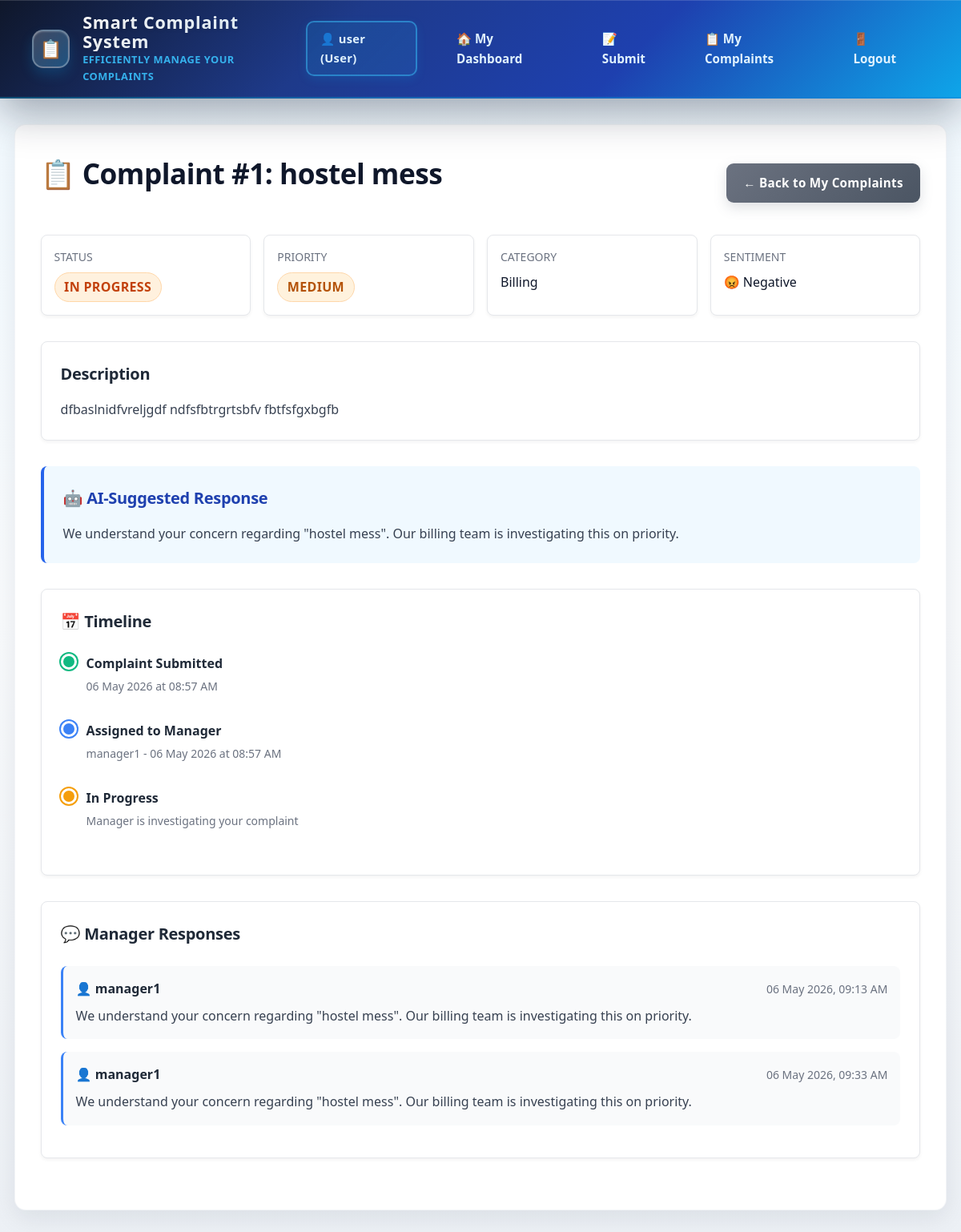
The app's page /user/complaint/1 (signed in) with its own data.
### models.py (models this page shows, shortened)
class User(UserMixin, db.Model):
    __tablename__ = 'users'
    id = db.Column(db.Integer, primary_key=True)
    username = db.Column(db.String(80), unique=True, nullable=False)
    email = db.Column(db.String(120), unique=True, nullable=False)
    password_hash = db.Column(db.String(255), nullable=False)
    role = db.Column(db.String(20), default='user', nullable=False)
    is_active = db.Column(db.Boolean, default=True, nullable=False)
    created_at = db.Column(db.DateTime, default=datetime.utcnow)
    complaints_submitted = db.relationship(
        'Complaint',
        foreign_keys='Complaint.user_id',
        backref='author',
        lazy=True,
        cascade='all, delete-orphan'
    )
    responses_written = db.relationship(
        'Response',
        foreign_keys='Response.author_id',
        backref='response_author',
        lazy=True,
        cascade='all, delete-orphan'
    )
    assigned_complaints = db.relationship(
        'Complaint',
        foreign_keys='Complaint.assigned_to',
        backref='manager',
        lazy=True
    )

class Complaint(db.Model):
    __tablename__ = 'complaints'
    id = db.Column(db.Integer, primary_key=True)
    user_id = db.Column(db.Integer, db.ForeignKey('users.id'), nullable=False)
    title = db.Column(db.String(200), nullable=False)
    description = db.Column(db.Text, nullable=False)
    category = db.Column(db.String(50), default='General')
    priority = db.Column(db.String(20), default='medium')
    sentiment = db.Column(db.String(20), default='neutral')
    status = db.Column(db.String(20), default='open')
    ai_response = db.Column(db.Text, default='')
    internal_notes = db.Column(db.Text, nullable=True)
    assigned_to = db.Column(db.Integer, db.ForeignKey('users.id'), nullable=True)
    created_at = db.Column(db.DateTime, default=datetime.utcnow)
    resolved_at = db.Column(db.DateTime, nullable=True)
    rating = db.Column(db.Integer, nullable=True)
    responses = db.relationship('Response', backref='complaint', lazy=True, cascade='all, delete-orphan')

class Response(db.Model):
    __tablename__ = 'responses'
    id = db.Column(db.Integer, primary_key=True)
    complaint_id = db.Column(db.Integer, db.ForeignKey('complaints.id'), nullable=False)
    author_id = db.Column(db.Integer, db.ForeignKey('users.id'), nullable=False)
    message = db.Column(db.Text, nullable=False)
    created_at = db.Column(db.DateTime, default=datetime.utcnow)

### app.py (the view)
@app.route('/user/complaint/<int:complaint_id>')
@login_required
def view_complaint(complaint_id):
    complaint = Complaint.query.get_or_404(complaint_id)
    if complaint.user_id != current_user.id:
        flash('❌ Unauthorized!', 'error')
        return redirect(url_for('my_complaints'))
    return render_template('user/complaint_detail.html', complaint=complaint)

### app.py (called while the page is built)
@login_manager.user_loader
def load_user(user_id):
    return User.query.get(int(user_id))

### templates/user/complaint_detail.html (shortened to what this page needs)
{% extends "base.html" %}
{% block content %}
<div class="content">
  <div style="display: flex; justify-content: space-between; align-items: center; margin-bottom: 1.5rem;">
    <h1>📋 Complaint #{{ complaint.id }}: {{ complaint.title }}</h1>
    <a href="{{ url_for('my_complaints') }}" class="btn btn-secondary">← Back to My Complaints</a>
  </div>
  <div style="display: grid; grid-template-columns: repeat(auto-fit, minmax(200px, 1fr)); gap: 1rem; margin-bottom: 2rem;">
    <div style="background: white; border-radius: 8px; padding: 1rem; border: 1px solid #e5e7eb; box-shadow: 0 2px 4px rgba(0,0,0,0.05);">
      <p style="color: #6b7280; font-size: 0.875rem; margin: 0 0 0.5rem 0; text-transform: uppercase;">Status</p>
      <span class="status-badge status-{{ complaint.status }}" style="font-size: 1rem;">{{ complaint.status.replace('_', ' ').title() }}</span>
    </div>
    <div style="background: white; border-radius: 8px; padding: 1rem; border: 1px solid #e5e7eb; box-shadow: 0 2px 4px rgba(0,0,0,0.05);">
      <p style="color: #6b7280; font-size: 0.875rem; margin: 0 0 0.5rem 0; text-transform: uppercase;">Priority</p>
      <span class="priority-badge priority-{{ complaint.priority }}" style="font-size: 1rem;">{{ complaint.priority.replace('_', ' ').title() }}</span>
    </div>
    <div style="background: white; border-radius: 8px; padding: 1rem; border: 1px solid #e5e7eb; box-shadow: 0 2px 4px rgba(0,0,0,0.05);">
      <p style="color: #6b7280; font-size: 0.875rem; margin: 0 0 0.5rem 0; text-transform: uppercase;">Category</p>
      <p style="margin: 0; font-weight: 500;">{{ complaint.category }}</p>
    </div>
    <div style="background: white; border-radius: 8px; padding: 1rem; border: 1px solid #e5e7eb; box-shadow: 0 2px 4px rgba(0,0,0,0.05);">
      <p style="color: #6b7280; font-size: 0.875rem; margin: 0 0 0.5rem 0; text-transform: uppercase;">Sentiment</p>
      <p style="margin: 0; font-weight: 500;">
        {% if complaint.sentiment == 'positive' %}
          😊 Positive
        {% elif complaint.sentiment == 'negative' %}
          😡 Negative
        {% else %}
          😐 Neutral
        {% endif %}
      </p>
    </div>
  </div>
  <div style="background: white; border-radius: 8px; padding: 1.5rem; border: 1px solid #e5e7eb; box-shadow: 0 2px 4px rgba(0,0,0,0.05); margin-bottom: 2rem;">
    <h2 style="margin-top: 0; margin-bottom: 1rem; font-size: 1.25rem; color: #1f2937;">Description</h2>
    <p style="color: #374151; line-height: 1.6; margin: 0;">{{ complaint.description }}</p>
  </div>
  {% if complaint.ai_response %}
  <div style="background: #f0f9ff; border-radius: 8px; padding: 1.5rem; border-left: 4px solid #2563eb; margin-bottom: 2rem;">
    <h2 style="margin-top: 0; margin-bottom: 1rem; font-size: 1.25rem; color: #1e40af;">🤖 AI-Suggested Response</h2>
    <p style="color: #374151; line-height: 1.6; margin: 0;">{{ complaint.ai_response }}</p>
  </div>
  {% endif %}
  <div style="background: white; border-radius: 8px; padding: 1.5rem; border: 1px solid #e5e7eb; box-shadow: 0 2px 4px rgba(0,0,0,0.05); margin-bottom: 2rem;">
    <h2 style="margin-top: 0; margin-bottom: 1.5rem; font-size: 1.25rem; color: #1f2937;">📅 Timeline</h2>
    <div style="position: relative; padding-left: 2rem;">
      <div style="position: relative; margin-bottom: 2rem;">
        <div style="position: absolute; left: -2rem; top: 0; width: 1.25rem; height: 1.25rem; background: #10b981; border-radius: 50%; border: 3px solid white; box-shadow: 0 0 0 2px #10b981;"></div>
        <div>
          <p style="margin: 0; font-weight: 600; color: #1f2937;">Complaint Submitted</p>
          <p style="margin: 0.25rem 0 0 0; font-size: 0.875rem; color: #6b7280;">{{ complaint.created_at.strftime('%d %B %Y at %I:%M %p') }}</p>
        </div>
      </div>
      {% if complaint.assigned_to %}
      <div style="position: relative; margin-bottom: 2rem;">
        <div style="position: absolute; left: -2rem; top: 0; width: 1.25rem; height: 1.25rem; background: #3b82f6; border-radius: 50%; border: 3px solid white; box-shadow: 0 0 0 2px #3b82f6;"></div>
        <div>
          <p style="margin: 0; font-weight: 600; color: #1f2937;">Assigned to Manager</p>
          <p style="margin: 0.25rem 0 0 0; font-size: 0.875rem; color: #6b7280;">{{ complaint.manager.username }} - {{ complaint.created_at.strftime('%d %B %Y at %I:%M %p') }}</p>
        </div>
      </div>
      {% endif %}
      {% if complaint.status == 'in_progress' %}
      <div style="position: relative; margin-bottom: 2rem;">
        <div style="position: absolute; left: -2rem; top: 0; width: 1.25rem; height: 1.25rem; background: #f59e0b; border-radius: 50%; border: 3px solid white; box-shadow: 0 0 0 2px #f59e0b;"></div>
        <div>
          <p style="margin: 0; font-weight: 600; color: #1f2937;">In Progress</p>
          <p style="margin: 0.25rem 0 0 0; font-size: 0.875rem; color: #6b7280;">Manager is investigating your complaint</p>
        </div>
      </div>
      {% endif %}
    </div>
  </div>
  {% if complaint.responses %}
  <div style="background: white; border-radius: 8px; padding: 1.5rem; border: 1px solid #e5e7eb; box-shadow: 0 2px 4px rgba(0,0,0,0.05); margin-bottom: 2rem;">
    <h2 style="margin-top: 0; margin-bottom: 1.5rem; font-size: 1.25rem; color: #1f2937;">💬 Manager Responses</h2>
    {% for response in complaint.responses %}
    <div style="background: #f9fafb; border-radius: 8px; padding: 1rem; margin-bottom: 1rem; border-left: 3px solid #3b82f6;">
      <div style="display: flex; justify-content: space-between; align-items: center; margin-bottom: 0.5rem;">
        <p style="margin: 0; font-weight: 600; color: #1f2937;">👤 {{ response.response_author.username }}</p>
        <p style="margin: 0; font-size: 0.875rem; color: #6b7280;">{{ response.created_at.strftime('%d %b %Y, %I:%M %p') }}</p>
      </div>
      <p style="margin: 0; color: #374151; line-height: 1.6;">{{ response.message }}</p>
    </div>
    {% endfor %}
  </div>
  {% else %}
  <div style="background: #fef3c7; border-radius: 8px; padding: 1rem; border-left: 3px solid #f59e0b; margin-bottom: 2rem;">
    <p style="margin: 0; color: #92400e;"><strong>ℹ️ Info:</strong> No manager responses yet. Your manager will respond soon.</p>
  </div>
  {% endif %}
</div>
{% endblock %}

### templates/base.html (shortened to what this page needs)
<!doctype html>
<html lang="en">
  <head>
  </head>
  <body>
    {% if current_user.is_authenticated %}
    <nav class="navbar">
      <div class="brand">
        <div class="brand-logo">📋</div>
        <div class="brand-text">
          <h1>Smart Complaint System</h1>
          <small>Efficiently manage your complaints</small>
        </div>
      </div>
      <div class="navbar-links">
        <span class="user-info"
          >👤 {{ current_user.username }} ({{ current_user.role.title()
          }})</span
        >
        {% if current_user.role == 'admin' %}
        <a href="{{ url_for('admin_dashboard') }}">📊 Admin Dashboard</a>
        <a href="{{ url_for('admin_users') }}">👥 Users</a>
        <a href="{{ url_for('admin_database') }}">📊 Database</a>
        <a href="{{ url_for('admin_assignments') }}">Assignment Manager</a>
        {% elif current_user.role == 'manager' %}
        <a href="{{ url_for('manager_dashboard') }}">📋 Queue</a>
        <a href="{{ url_for('manager_team') }}">Team Overview</a>
        {% else %}
        <a href="{{ url_for('user_dashboard') }}">🏠 My Dashboard</a>
        <a href="{{ url_for('submit_complaint') }}">📝 Submit</a>
        <a href="{{ url_for('my_complaints') }}">📋 My Complaints</a>
        {% endif %}
        <a href="{{ url_for('logout') }}">🚪 Logout</a>
      </div>
    </nav>
    {% endif %}
    <div class="container">
      {% block content %}{% endblock %}
    </div>
  </body>
</html>

### templates/base.html (style rules this page uses)
:root { --primary: #1e3a8a; --primary-dark: #1e40af; --accent: #0ea5e9; --accent-light: #38bdf8; --success: #10b981; --warning: #f59e0b; --danger: #ef4444; --muted: #64748b; --surface: #ffffff; --surface-soft: #f8fafc; --border: #e2e8f0; --text-dark: #0f172a; --text-muted: #475569; }
* { margin: 0; padding: 0; box-sizing: border-box; }
body { font-family: "Segoe UI", Tahoma, Geneva, Verdana, sans-serif; background: linear-gradient( 180deg, #f0f9ff 0%, #f8fafc 50%, #ecf0f5 100% ); color: var(--text-dark); line-height: 1.6; }
.navbar { background: linear-gradient( 135deg, #0f172a 0%, #1e3a8a 35%, #1e40af 65%, #0ea5e9 100% ); color: white; padding: 1rem 2.5rem; display: flex; justify-content: space-between; align-items: center; box-shadow: 0 20px 50px rgba(15, 23, 42, 0.35), inset 0 1px 0 rgba(255, 255, 255, 0.15); position: sticky; top: 0; z-index: 100; border-bottom: 2px solid rgba(14, 165, 233, 0.4); backdrop-filter: blur(8px); }
.brand { display: flex; align-items: center; gap: 1rem; cursor: pointer; transition: transform 0.25s ease; }
.brand-logo { width: 48px; height: 48px; border-radius: 14px; background: linear-gradient( 135deg, rgba(255, 255, 255, 0.2), rgba(56, 189, 248, 0.3) ); border: 2px solid rgba(255, 255, 255, 0.3); display: grid; place-items: center; font-size: 1.4rem; box-shadow: 0 8px 16px rgba(14, 165, 233, 0.2), inset 0 1px 2px rgba(255, 255, 255, 0.2); transition: all 0.3s ease; }
.brand-text h1 { font-size: 1.35rem; font-weight: 800; letter-spacing: 0.8px; line-height: 1.1; margin: 0; background: linear-gradient(135deg, #ffffff 0%, #e0f2fe 100%); -webkit-background-clip: text; -webkit-text-fill-color: transparent; background-clip: text; text-shadow: 0 2px 4px rgba(0, 0, 0, 0.1); }
.brand-text small { display: block; font-size: 0.8rem; opacity: 0.92; font-weight: 600; letter-spacing: 0.5px; color: #38bdf8; text-transform: uppercase; margin-top: 0.05rem; }
.navbar-links { display: flex; gap: 0.8rem; align-items: center; }
.navbar a { color: #e0f2fe; text-decoration: none; padding: 0.65rem 1.2rem; border-radius: 10px; transition: all 0.25s ease; font-weight: 700; font-size: 0.95rem; border: 1.5px solid transparent; position: relative; overflow: hidden; }
.navbar a::before { content: ""; position: absolute; inset: 0; background: linear-gradient( 135deg, rgba(255, 255, 255, 0.15), rgba(56, 189, 248, 0.2) ); opacity: 0; transition: opacity 0.25s ease; border-radius: 10px; }
.navbar .user-info { color: #e0f2fe; font-size: 0.92rem; margin-right: 1rem; padding: 0.55rem 1rem; border-radius: 10px; border: 2px solid rgba(56, 189, 248, 0.5); background: linear-gradient( 135deg, rgba(14, 165, 233, 0.15), rgba(56, 189, 248, 0.1) ); font-weight: 700; letter-spacing: 0.3px; box-shadow: 0 4px 12px rgba(14, 165, 233, 0.15); }
.container { max-width: 1200px; margin: 0 auto; padding: 2rem 1.1rem; }
.btn { display: inline-block; padding: 0.78rem 1.35rem; background: linear-gradient( 135deg, var(--primary), var(--primary-dark) ); color: white; border: none; border-radius: 9px; font-size: 0.95rem; font-weight: 700; cursor: pointer; text-decoration: none; transition: all 0.25s ease; text-align: center; box-shadow: 0 6px 16px rgba(30, 58, 138, 0.25); letter-spacing: 0.3px; }
.btn-secondary { background: linear-gradient(135deg, #6b7280, #4b5563); box-shadow: 0 6px 16px rgba(107, 114, 128, 0.22); }
.content { background: var(--surface); padding: 2rem; border-radius: 14px; border: 1px solid rgba(148, 163, 184, 0.12); box-shadow: 0 10px 30px rgba(15, 23, 42, 0.08); transition: transform 0.25s ease, box-shadow 0.25s ease; }
.status-badge, .priority-badge { display: inline-block; padding: 0.3rem 0.72rem; border-radius: 999px; font-size: 0.74rem; letter-spacing: 0.02em; font-weight: 700; border: 1px solid transparent; text-transform: uppercase; }
.status-in_progress { background: #fff1de; color: #c2410c; border-color: #ffd7a8; }
.priority-medium { background: #fff2dd; color: #b45309; border-color: #fed7aa; }
h1 { color: var(--text-dark); margin-bottom: 1.5rem; font-size: 2.2rem; font-weight: 800; letter-spacing: -0.5px; }
h2 { color: var(--primary-dark); margin-bottom: 1rem; font-size: 1.65rem; font-weight: 800; letter-spacing: -0.3px; }

### records on screen
User: username "user", role "User"
Complaint: id "1", title "hostel mess", status.replace "IN PROGRESS", priority.replace "MEDIUM", category "Billing", description "dfbaslnidfvreljgdf ndfsfbtrgrtsbfv fbtfsfgxbgfb", ai_response "We understand your concern regarding \"hostel mess\". Our billing team is investigating this on priority.", created_at "06 May 2026 at 08:57 AM"
User: manager.username "manager1"
Response: response_author.username "manager1", created_at "06 May 2026, 09:13 AM", message "We understand your concern regarding \"hostel mess\". Our billing team is investigating this on priority."
Response: response_author.username "manager1", created_at "06 May 2026, 09:33 AM", message "We understand your concern regarding \"hostel mess\". Our billing team is investigating this on priority."
